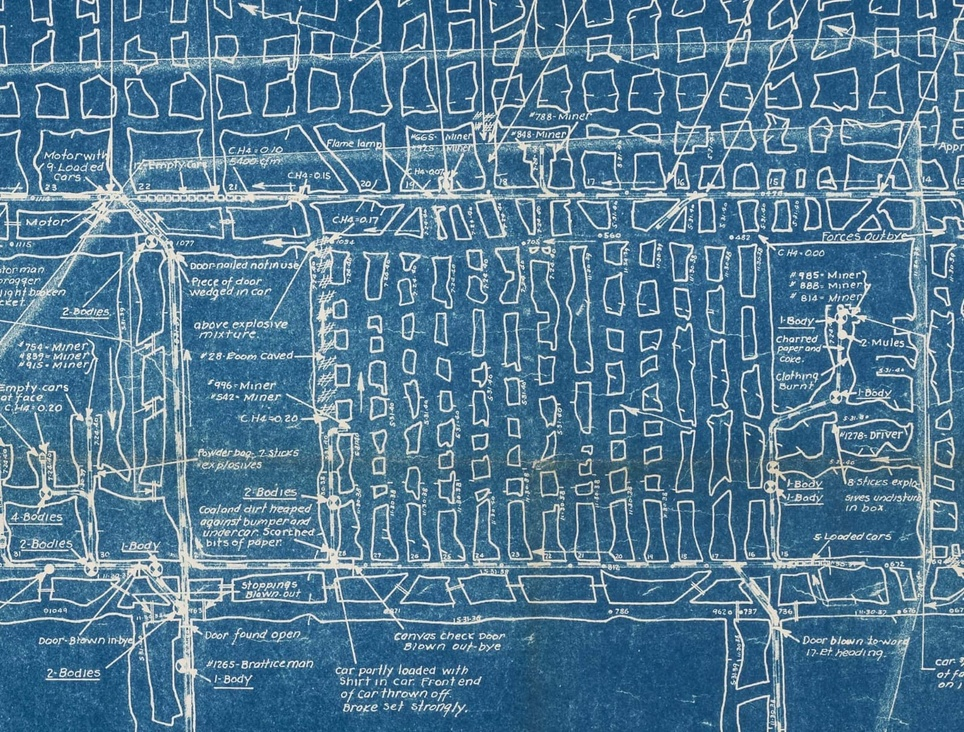
#> input picture AIML_SIH_MINEMAP/data/blueprints/blueprint_0ac8602b.jpeg, 964 x 732 px, shrunk from 1600 x 1215 before the run
$ python -i panel_separator.py   (imports and definitions only)
#> lines starting #> are read from the running program, lines starting #| are printed output that depends on the picture; after the words box and inside, x2 and y2 are one past the last pixel; in counts of white or black regions, pixels touching at a corner belong together
"""
Module: backend.services.blueprint_analyzer.panel_separator
Separates multi-panel historical and CAD mining drawings.
Underground coal mine engineering drawings typically contain:
- PLAN VIEW (top-down underground workings, pillars, galleries)
- LONGITUDINAL SECTION (vertical elevation profile along seam)
- CROSS SECTION (perpendicular geological profile)
- LEGEND / TITLE BLOCK (surveyor data, seam thickness, company info)

This module isolates the primary PLAN VIEW to prevent cross-contamination
of non-navigable drawing panels into the navigation graph.
"""

from typing import Tuple, Dict, Any, Optional
import numpy as np
import cv2


class DrawingPanelSeparator:
    """
    Isolates the primary Plan View coordinate space and removes
    extraneous drawing panels (legends, title blocks, section elevations).
    """

    def __init__(self, border_margin_pct: float = 0.03):
        self.border_margin_pct = border_margin_pct

    def isolate_plan_view(
        self,
        binary_image: np.ndarray,
        raw_bgr: Optional[np.ndarray] = None
    ) -> Tuple[np.ndarray, Dict[str, Any]]:
        """
        Detects panel divider lines, title blocks, and legend boxes,
        returning a binary mask covering ONLY the primary Plan View region.

        Args:
            binary_image: Binarized blueprint (255 = features/lines, 0 = background).
            raw_bgr: Optional original BGR image for color cues.

        Returns:
            Tuple of:
              - plan_view_mask (np.ndarray uint8): 255 within plan view, 0 outside.
              - metadata (dict): Bounding coordinates of detected regions.
        """
        h, w = binary_image.shape[:2]
        min_x = int(w * self.border_margin_pct)
        max_x = int(w * (1.0 - self.border_margin_pct))
        min_y = int(h * self.border_margin_pct)
        max_y = int(h * (1.0 - self.border_margin_pct))

        # 1. Detect prominent vertical dividing lines (e.g. right-side legend table)
        # Search in the right 30% of the image
        vert_kernel = cv2.getStructuringElement(cv2.MORPH_RECT, (1, int(h * 0.15)))
        v_lines = cv2.morphologyEx(binary_image, cv2.MORPH_OPEN, vert_kernel)

        legend_boundary_x = max_x
        for x in range(int(w * 0.68), int(w * 0.90)):
            col_density = np.sum(v_lines[:, x] > 0) / float(h)
            if col_density > 0.35:
                legend_boundary_x = max(min_x, x - 15)
                break

        # 2. Detect prominent horizontal dividing lines (e.g. bottom section views)
        # Search in the bottom 30% of the image
        horiz_kernel = cv2.getStructuringElement(cv2.MORPH_RECT, (int(w * 0.20), 1))
        h_lines = cv2.morphologyEx(binary_image, cv2.MORPH_OPEN, horiz_kernel)

        section_boundary_y = max_y
        for y in range(int(h * 0.70), int(h * 0.92)):
            row_density = np.sum(h_lines[y, min_x:legend_boundary_x] > 0) / float(legend_boundary_x - min_x)
            if row_density > 0.40:
                section_boundary_y = max(min_y, y - 15)
                break

        # 3. Detect top title / notes table (repeated horizontal lines in top 18%)
        plan_min_y = min_y
        for y in range(min_y, int(h * 0.18)):
            row_density = np.sum(h_lines[y, min_x:legend_boundary_x] > 0) / float(legend_boundary_x - min_x)
            if row_density > 0.25:
                plan_min_y = max(plan_min_y, y + 12)

        # 4. Create Plan View ROI Mask
        plan_view_mask = np.zeros((h, w), dtype=np.uint8)
        plan_view_mask[plan_min_y:section_boundary_y, min_x:legend_boundary_x] = 255

        # 4. Filter text labels and tiny noise (< 160 px connected components)
        roi_binary = cv2.bitwise_and(binary_image, plan_view_mask)
        num_labels, labels, stats, _ = cv2.connectedComponentsWithStats(roi_binary, connectivity=8)

        cleaned_plan_mask = np.zeros_like(binary_image)
        for i in range(1, num_labels):
            area = stats[i, cv2.CC_STAT_AREA]
            cw = stats[i, cv2.CC_STAT_WIDTH]
            ch = stats[i, cv2.CC_STAT_HEIGHT]

            # Underground coal galleries have substantial area or span
            # Text, numbers, arrowheads, tick marks are compact (< 160 px)
            if area >= 160 and (cw >= 18 or ch >= 18):
                cleaned_plan_mask[labels == i] = 255

        metadata = {
            "plan_bounds": {
                "min_x": min_x,
                "min_y": min_y,
                "max_x": legend_boundary_x,
                "max_y": section_boundary_y
            },
            "legend_detected": legend_boundary_x < max_x,
            "section_detected": section_boundary_y < max_y,
            "total_pixels": int(np.sum(cleaned_plan_mask > 0))
        }

        return cleaned_plan_mask, metadata

>>> import cv2
>>> picture = cv2.imread('../../../data/blueprints/blueprint_0ac8602b.jpeg', cv2.IMREAD_GRAYSCALE)
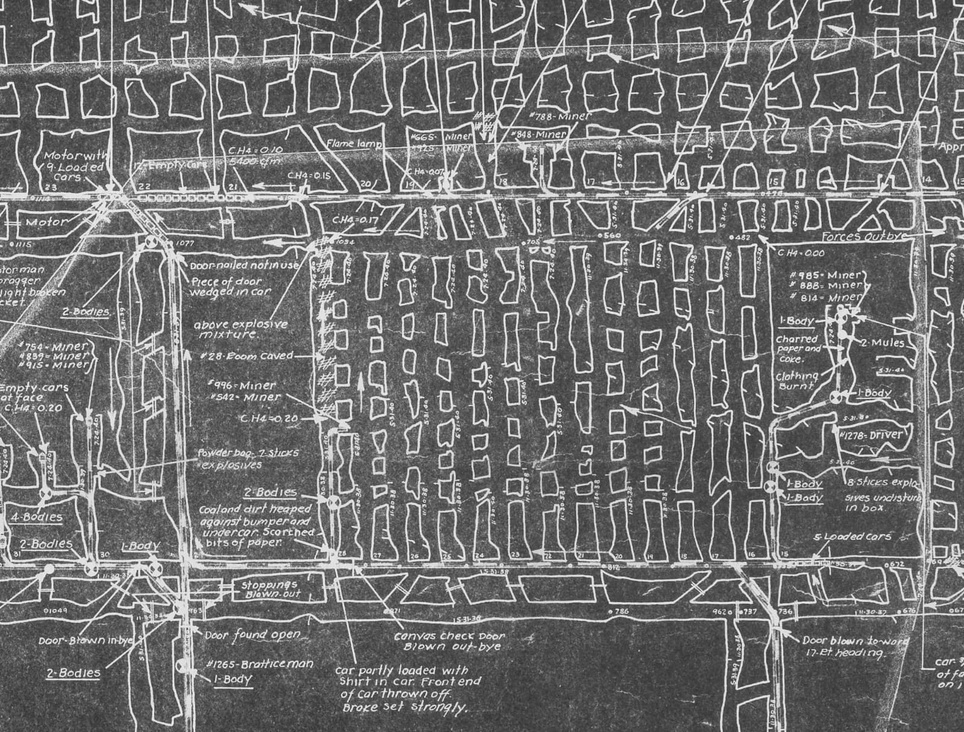
#> picture: shape (732, 964); min 35, max 255, mean 112.9
>>> result = DrawingPanelSeparator().isolate_plan_view(picture)
#> in isolate_plan_view, `v_lines = cv2.morphologyEx(binary_image, cv2.MORPH_OPEN, vert_kernel)`:
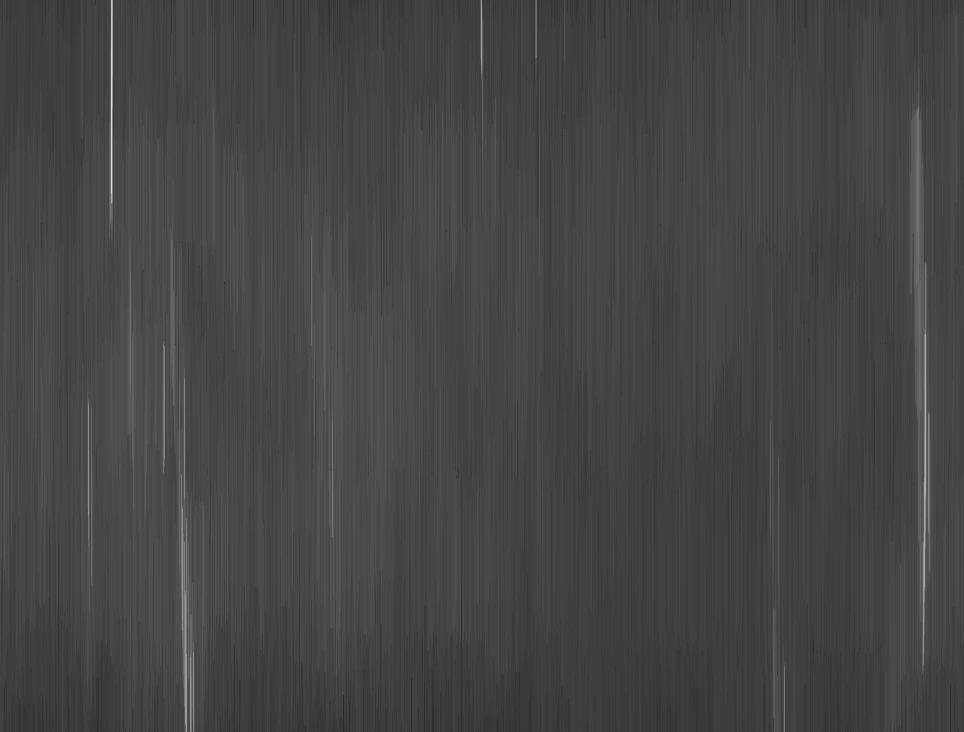
#> v_lines: shape (732, 964); min 35, max 218, mean 68.7
#> the loop in isolate_plan_view, `for x in range(int(w * 0.68), int(w * 0.90)):` made 1 pass
#> col_density on pass 1: 1
#> in isolate_plan_view, `h_lines = cv2.morphologyEx(binary_image, cv2.MORPH_OPEN, horiz_kernel)`:
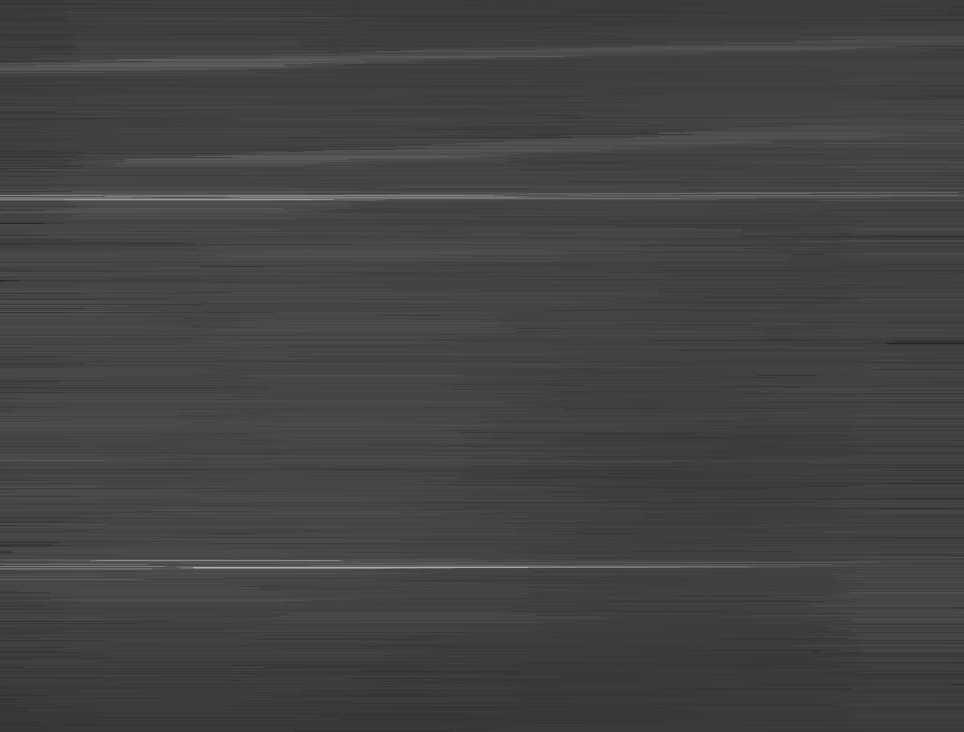
#> h_lines: shape (732, 964); min 35, max 174, mean 66.5
#> the loop in isolate_plan_view, `for y in range(int(h * 0.70), int(h * 0.92)):` made 1 pass
#> in isolate_plan_view, `roi_binary = cv2.bitwise_and(binary_image, plan_view_mask)`:
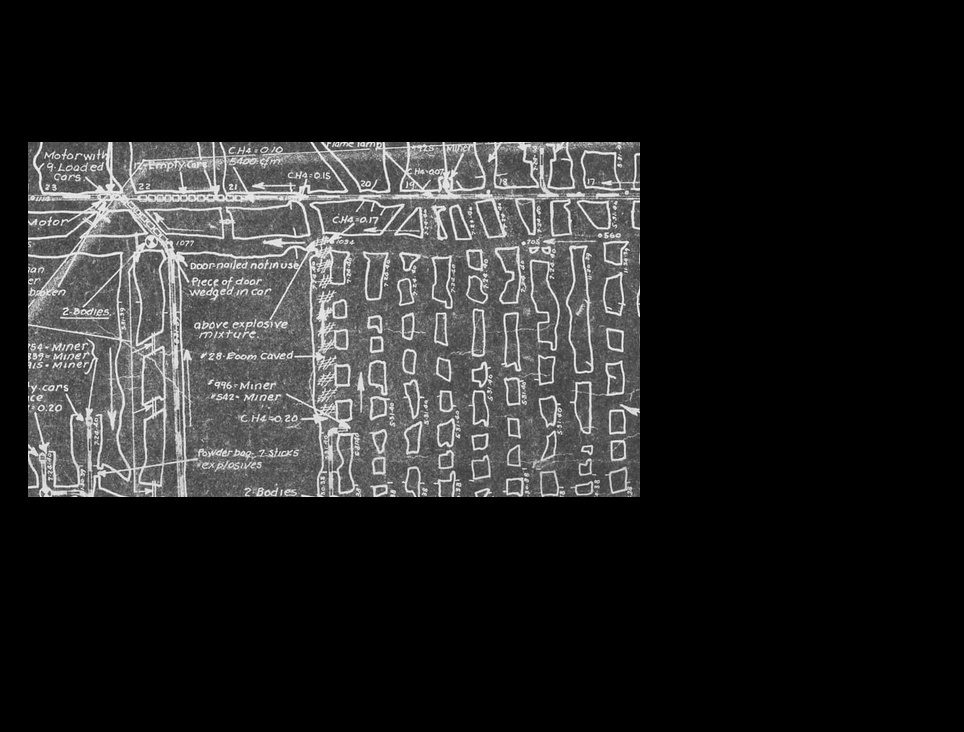
#> roi_binary: shape (732, 964); min 0, max 254, mean 37.1
#> in isolate_plan_view, `num_labels, labels, stats, _ = cv2.connectedComponentsWithStats(roi_bi..`:
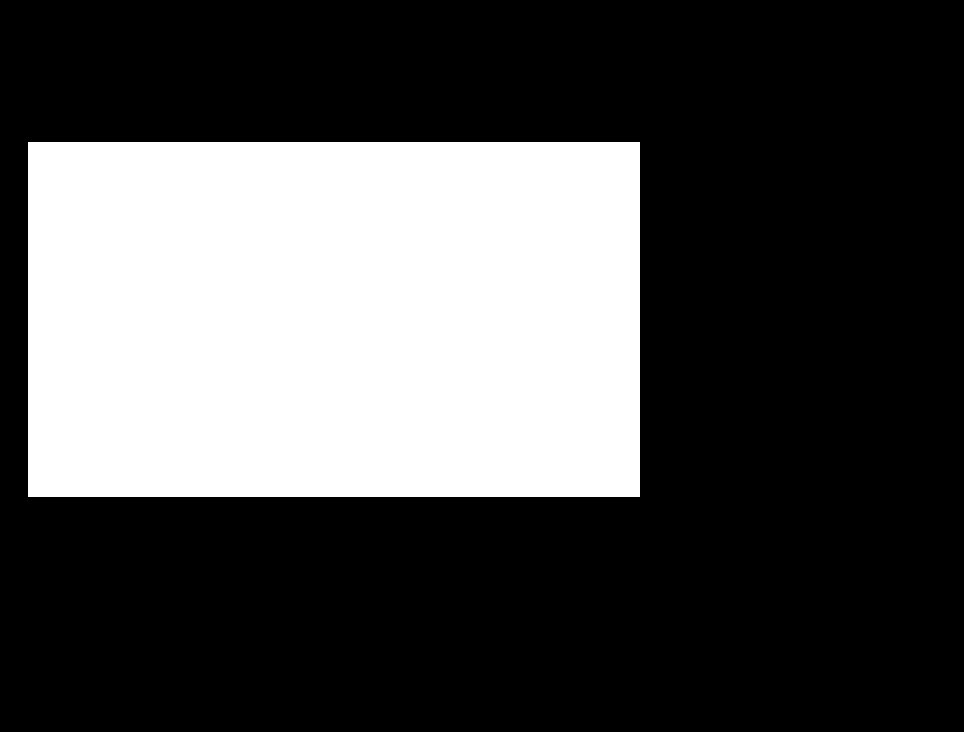
#> labels: shape (732, 964) int32; values 0 (black) and 1 (white), 30.8% white; 1 white region, box (x1, y1, x2, y2) and area: (28, 142, 640, 497) 217260
#> in isolate_plan_view, `num_labels, labels, stats, _ = cv2.connectedComponentsWithStats(roi_bi..`: num_labels = 2; stats = [[0, 0, 964, 732, 488388], [28, 142, 612, 355, 217260]]
#> the loop in isolate_plan_view, `for i in range(1, num_labels):` made 1 pass
#> (area, cw, ch) on pass 1: (217260, 612, 355)

$ run again, on AIML_SIH_MINEMAP/data/blueprints/blueprint_0be32c63.jpeg
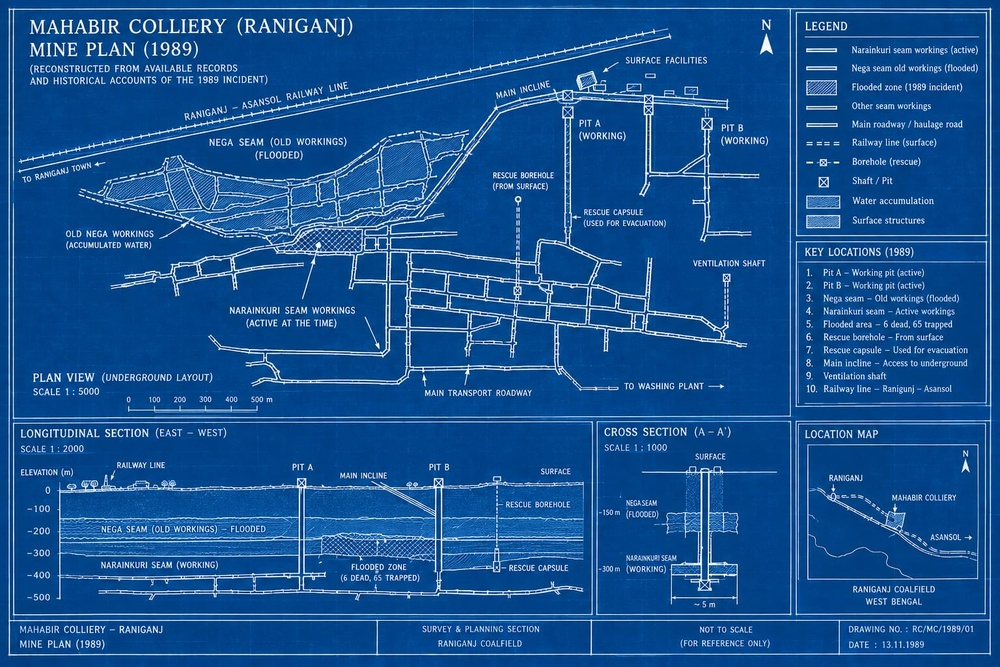
#> input picture AIML_SIH_MINEMAP/data/blueprints/blueprint_0be32c63.jpeg, 1000 x 667 px, shrunk from 1536 x 1024 before the run
#> the loop in isolate_plan_view, `for x in range(int(w * 0.68), int(w * 0.90)):` made 1 pass
#> col_density on pass 1: 1
#> in isolate_plan_view, `h_lines = cv2.morphologyEx(binary_image, cv2.MORPH_OPEN, horiz_kernel)`:
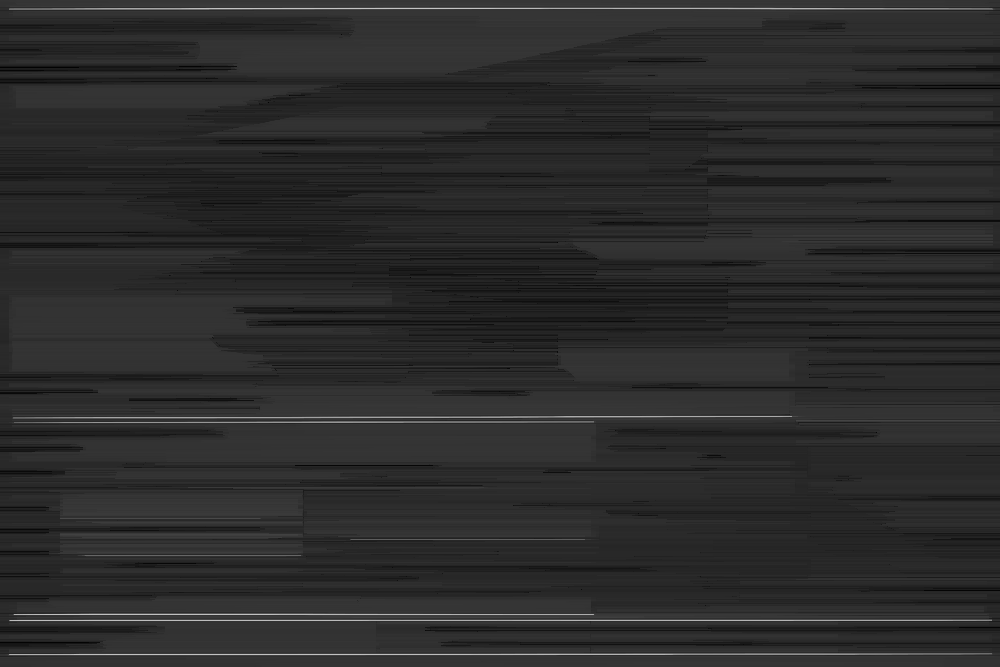
#> h_lines: shape (667, 1000); min 0, max 196, mean 43.3
#> the loop in isolate_plan_view, `for y in range(int(h * 0.70), int(h * 0.92)):` made 1 pass
#> the loop in isolate_plan_view, `for y in range(min_y, int(h * 0.18)):` made 100 passes
#> in isolate_plan_view, `num_labels, labels, stats, _ = cv2.connectedComponentsWithStats(roi_bi..`:
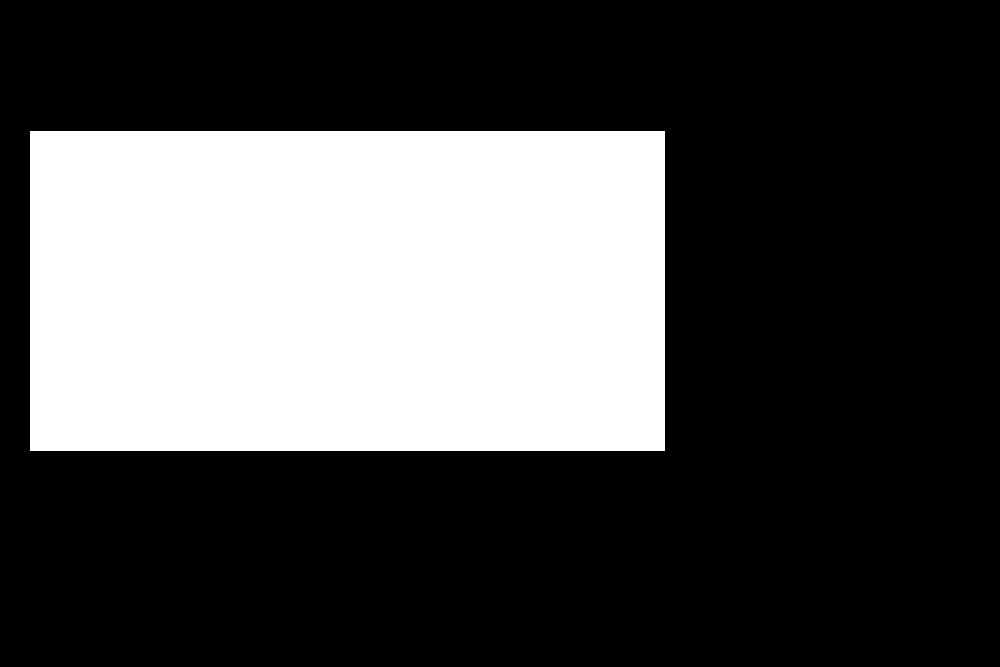
#> labels: shape (667, 1000) int32; values 0 (black) and 1 (white), 30.5% white; 1 white region, box (x1, y1, x2, y2) and area: (30, 131, 665, 451) 203200
#> num_labels = 2; stats = [[0, 0, 1000, 667, 463800], [30, 131, 635, 320, 203200]]
#> the loop in isolate_plan_view, `for i in range(1, num_labels):` made 1 pass
#> (area, cw, ch) on pass 1: (203200, 635, 320)
